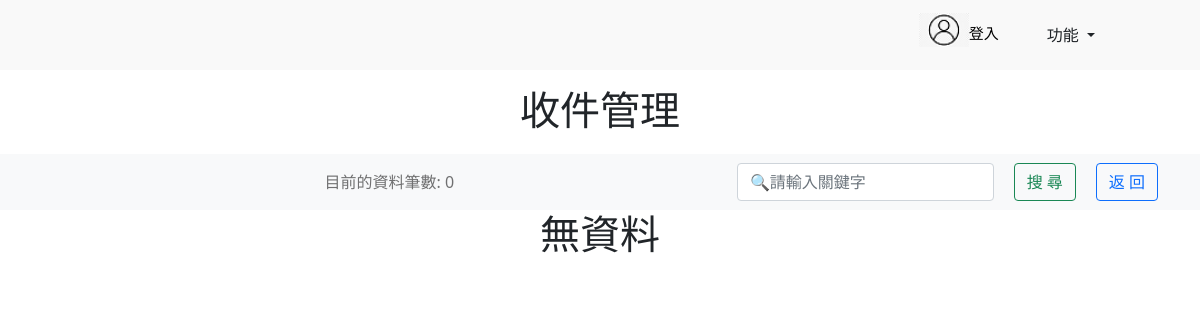
/orders/, run on an earlier commit of the app's database.
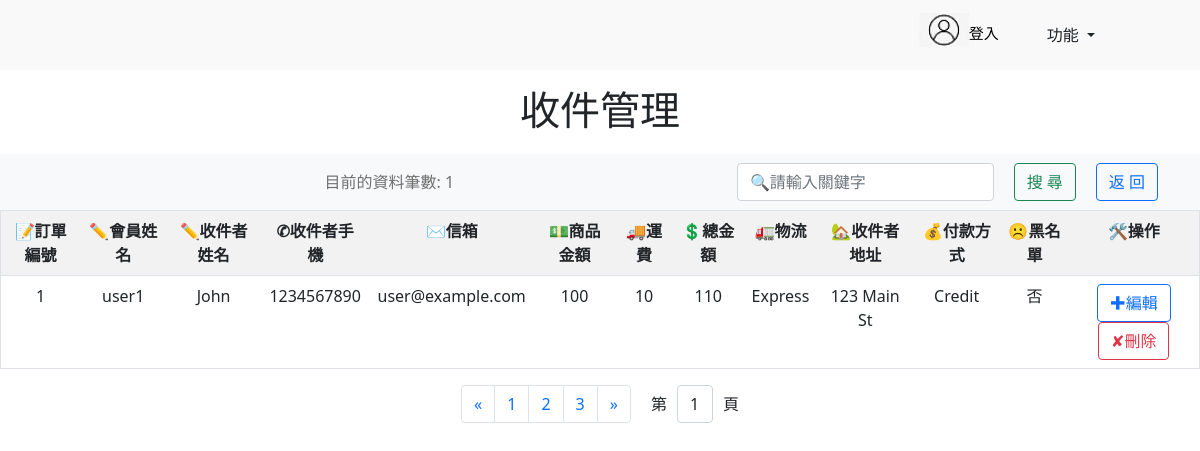
And on a later commit of the database.
### myapp/models.py (models this page shows)
class OrdersModel(models.Model):
    subtotal = models.IntegerField(default=0) #購物金額
    shipping = models.IntegerField(default=0) #運費
    grandtotal = models.IntegerField(default=0) #購物總金額
    customname =  models.CharField(max_length=100, default='') #購買者姓名
    customemail = models.ForeignKey('registered_user', on_delete=models.CASCADE, related_name='orders') #購買者信箱
    customaddress =  models.CharField(max_length=100, default='') #購買者地址
    customphone =  models.CharField(max_length=100, default='') #購買者手機
    shipping_method = models.CharField(max_length=50, default='') #寄送方式
    paytype =  models.CharField(max_length=50, default='') #付款方式

class registered_user(models.Model):
    Username = models.CharField(max_length=20, null=False) #會員姓名
    Usersex = models.CharField(max_length=2, default='M', null=False) #會員性別
    Passwd = models.CharField(max_length=128, null=False) #會員密碼
    Userbirthday = models.DateField(null=False) #會員生日
    Usermail = models.EmailField(max_length=100, blank=True, default='') #會員信箱
    Usertel = models.CharField(max_length=50, blank=True, default='') #會員手機
    Useraddress = models.CharField(max_length=255,blank=True, default='') #會員地址
    Isblacklisted = models.BooleanField(default=False)  # 黑名單欄位

### myapp/views.py (the view)
# urls.py: path('orders/',views.orders),  #收件管理
@csrf_exempt
def orders(request):  # 收件管理
    resultList = []  # 初始化為空列表
    if 'site_search' in request.POST:
        site_search = request.POST["site_search"]
        site_search = site_search.strip()  # 去空白
        keywords = site_search.split(" ")  # 字元切割
        q_objects = Q()
        for keyword in keywords:
            if keyword != "":
                status = True
                print('keyword=', keyword)
                if keyword == "是":
                    q_objects.add(Q(customemail__Isblacklisted=1), Q.OR)
                elif keyword == "否":
                    q_objects.add(Q(customemail__Isblacklisted=0), Q.OR)
                q_objects.add(Q(id__contains=keyword),Q.OR)
                q_objects.add(Q(customemail__Username__contains=keyword),Q.OR)
                q_objects.add(Q(customemail__Usermail__contains=keyword),Q.OR)
                q_objects.add(Q(customname__contains=keyword),Q.OR)
                q_objects.add(Q(customphone__contains=keyword),Q.OR)
                q_objects.add(Q(shipping_method__contains=keyword),Q.OR)
                q_objects.add(Q(customaddress__contains=keyword),Q.OR)
                q_objects.add(Q(paytype__contains=keyword),Q.OR)
                q_objects.add(Q(subtotal__contains=keyword),Q.OR)
                q_objects.add(Q(shipping__contains=keyword),Q.OR)
                q_objects.add(Q(grandtotal__contains=keyword),Q.OR)
        resultList = OrdersModel.objects.filter(q_objects)
    else:
        resultList = OrdersModel.objects.all().order_by('id')
    if not resultList:
        errormessage = "無資料"
        status = False
    else:
        errormessage = ""
        status = True
    return render(request, "orders.html", locals())

### templates/orders.html (shortened to what the changed rows need)
<!DOCTYPE html>
<html lang="en">
<head>
    {% load static %}
    <link rel="stylesheet" href="{% static './orders.css' %}">
    <link rel="stylesheet" href="{% static './css/bootstrap.min.css' %}">
</head>
<body>
    <nav class="navbar navbar-light bg-rgb(255, 255, 235) navbar-expand-md" id="top-1">
        <div class="container-fluid">
        </div>
    </nav>
    <div class="container">
        <div class="head_content text-center mt-3">
            <h1 class="title">收件管理</h1>
        </div>
    </div>
    <nav class="navbar navbar-expand-lg navbar-light bg-light">
        <div class="container d-flex justify-content-between align-items-center">
            <span class="navbar-text flex-grow-1 text-center">目前的資料筆數: {{ resultList.count }}</span>
            <form class="form-inline d-flex" action="/orders/" method="post">
                <input class="form-control ml-auto" type="search" id="site_search" name="site_search" placeholder="🔍請輸入關鍵字" >
                <button class="btn btn-outline-success" type="submit" id="btn_search">搜 尋</button>
                <button class="btn btn-outline-primary" type="button" id="btn_back" onclick="history.back()">返 回</button>
            </form>
        </div>
    </nav>
    {% if status %}
        <table cellpadding="20" cellspacing="0"class="table table-striped table-hover" id="data-table">
            <tr>
                <th>📝訂單編號</th>
                <th>✏️會員姓名</th>
                <th>✏️收件者姓名</th>
                <th>✆收件者手機</th>
                <th>✉信箱</th>
                <th>💵商品金額</th>
                <th>🚚運費</th>
                <th>💲總金額</th>
                <th>🚛物流</th>
                <th>🏡收件者地址</th>
                <th>💰付款方式</th>
                <th>☹黑名單</th>
                <th>🛠️操作</th>
            </tr>
            {% for order in resultList %}
        <tr>
            <td>{{ order.id }}</td>
            <td>{{ order.customemail.Username }}</td>
            <td>{{ order.customname }}</td>
            <td>{{ order.customphone }}</td>
            <td>{{ order.customemail.Usermail }}</td>
            <td>{{ order.subtotal }}</td>
            <td>{{ order.shipping }}</td>
            <td>{{ order.grandtotal }}</td>
            <td>{{ order.shipping_method }}</td>
            <td>{{ order.customaddress }}</td>
            <td>{{ order.paytype }}</td>
            <td>
                {% if order.customemail.Isblacklisted %}
                    是
                {% else %}
                    否
                {% endif %}
            </td>
            <td>
                <a href="/ordersedit/{{ order.id }}/"><button type="button" class="btn btn-outline-primary">✚編輯</button></a>
                <a href="/ordersdelete/{{ order.id }}/"><button type="button" class="btn btn-outline-danger">✘刪除</button></a>
            </td>
        </tr>
        {% endfor %}
        </table>
        <nav aria-label="Page navigation example">
            <div class="d-flex justify-content-center">
                <ul class="pagination d-flex justify-content-center">
                    <li class="page-item" id="previousPage">
                        <a class="page-link" href="#" aria-label="Previous">
                            <span aria-hidden="true">&laquo;</span>
                        </a>
                    </li>
                    <li class="page-item" id="page1"><a class="page-link" href="#">1</a></li>
                    <li class="page-item" id="page2"><a class="page-link" href="#">2</a></li>
                    <li class="page-item" id="page3"><a class="page-link" href="#">3</a></li>
                    <li class="page-item" id="nextPage">
                        <a class="page-link" href="#" aria-label="Next">
                            <span aria-hidden="true">&raquo;</span>
                        </a>
                    </li>
                </ul>
                <div class="form-group d-flex  align-items-center">
                    <label for="pageSelect">第</label>
                    <select class="form-control" id="pageSelect">
                        <option value="1">1</option>
                    </select>
                    <label>頁</label>
                </div>
            </div>
        </nav>
    {% else %}
        <h1>無資料</h1>
    {% endif %}
</body>
</html>

What changed in the data, as far as the page shows it:
added OrdersModel: id "1", customemail.Username "user1", customname "John", customphone "1234567890", customemail.Usermail "user@example.com", subtotal "100", shipping "10", grandtotal "110", shipping_method "Express", customaddress "123 Main St", paytype "Credit", shows "否"
Also different on the page:
{{ resultList.count }}: "0" → "1"
form field value: (not shown) → "1"
text no longer shown: "無資料"
text now shown: "📝訂單編號 ✏️會員姓名 ✏️收件者姓名 ✆收件者手機 ✉信箱 💵商品金額 🚚運費 💲總金額 🚛物流 🏡收件者地址 💰付款方式 ☹黑名單 🛠️操作 « 1 2 3 » 第 頁"
